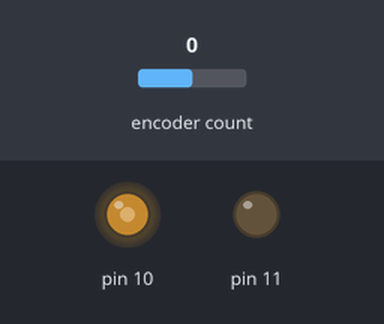
The sketch below on a simulated Arduino Uno, built with avr-gcc and run on an emulated ATmega328P. Parts: output pins drawn as LEDs (lit = HIGH). The inputs (shaded band) are chosen by the test bench; at power-on: encoder count 0. What the sketch prints to the serial monitor is not drawn.

Above: at 1.2 s.
1.3 s: encoder count set to 1
Timing chart, 0 to 4.3 s (numbered marks = the images above; inputs shaded):
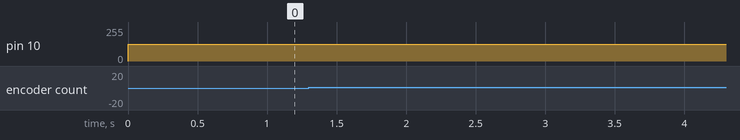

The sketch:

getRPMencoder.ino
```cpp
/*
Rotary Encoder - Polling Example

The circuit:
* encoder pin A to Arduino pin 2
* encoder pin B to Arduino pin 3
* encoder ground pin to ground (GND)
*/

#include <MD_REncoder.h>

// set up encoder object
MD_REncoder R = MD_REncoder(2, 3);

void setup()
{
  Serial.begin(57600);
  pinMode(10,OUTPUT);
  pinMode(11,OUTPUT);
  R.begin();
}

void loop()
{
  analogWrite(10,125);
  analogWrite(11,0);
  uint8_t x = R.read();

  if (x)
  {
    Serial.print(x == DIR_CW ? "\n+1" : "\n-1");
#if ENABLE_SPEED
    Serial.print("  ");
    Serial.print(R.speed()*60/70);
#endif


  }
}
```

Measured:
- after the input at 1.3 s, every drawn part: stays the same
